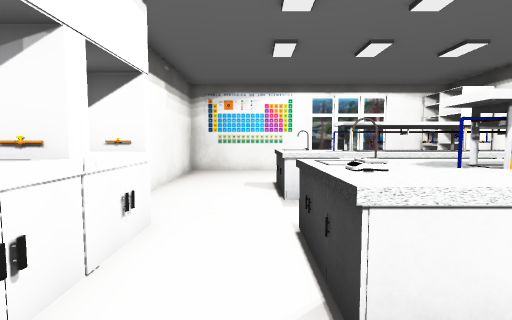
view 1 (above)

14 first-person views from a walk through a scene from a Unity 3-D project. The camera is 1.4 m above the floor, tilts 4° down and sees 85° across. Doors are open. The floor is counted in squares, 1 m on a side. Each view is taken from the middle of a square. On the plan, view 1 faces up. The plan holds only what a view shows up to about 14 squares ahead; the rest is blank. The place goes on beyond the plan. The player is left out. Some surface patterns are stand-ins.

view 2
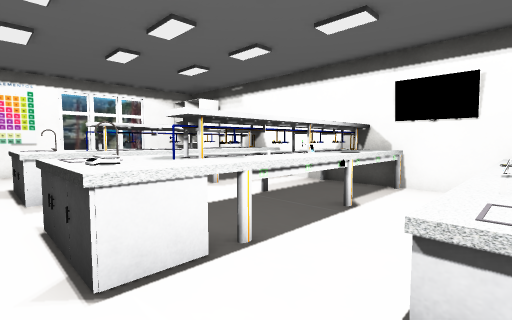

view 3
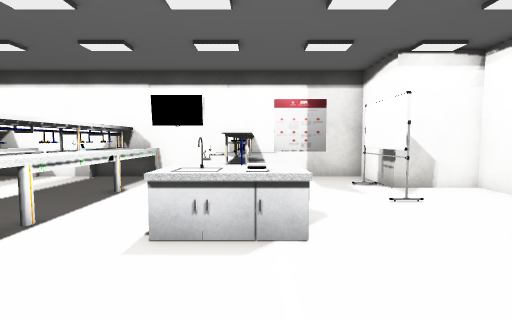

view 4
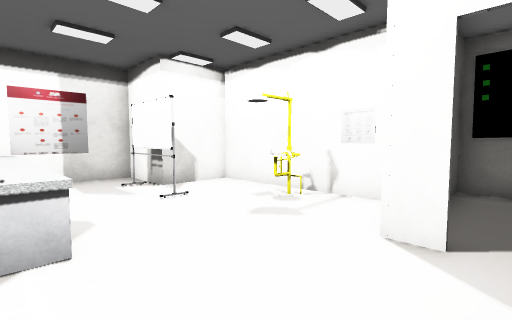

view 5
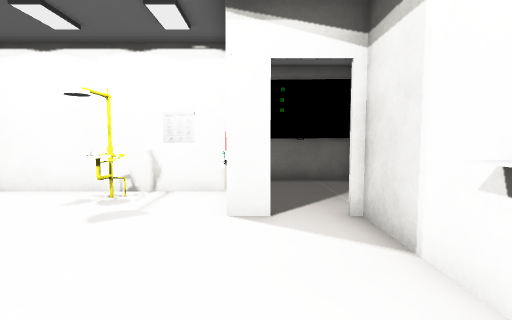

view 6
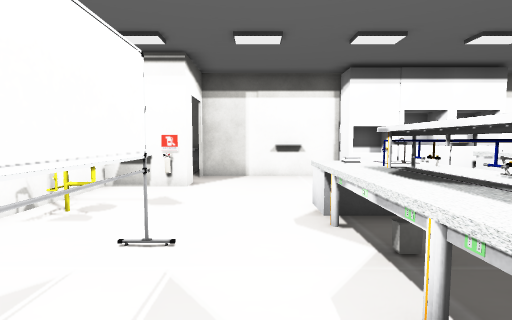

view 7
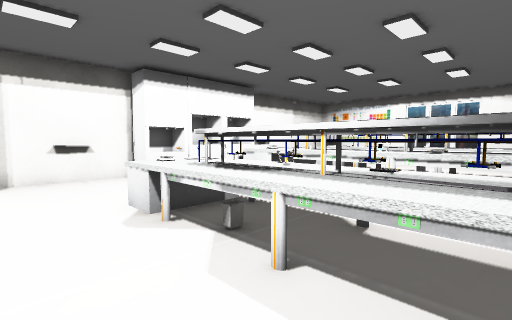

view 8
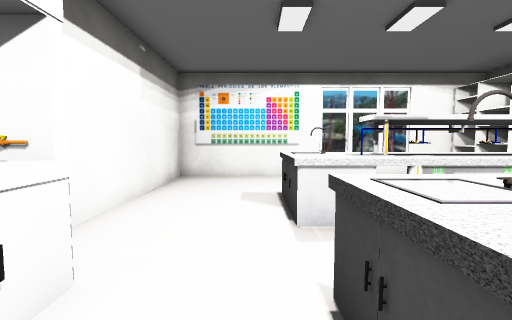

view 9
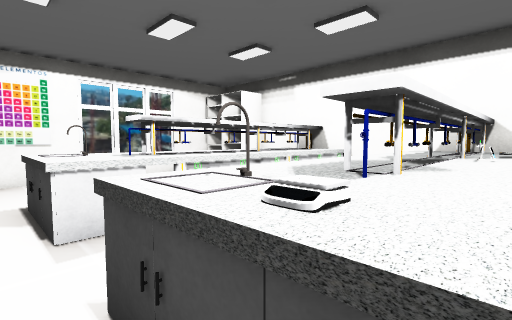

view 10
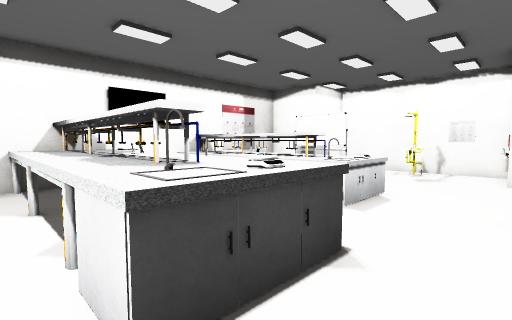

view 11
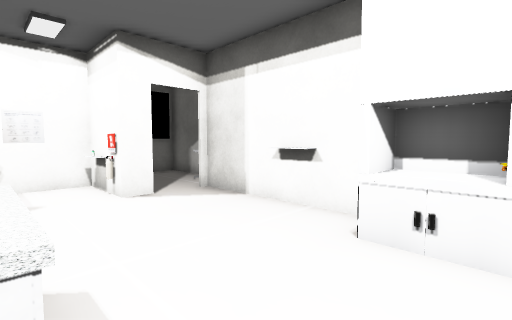

view 12
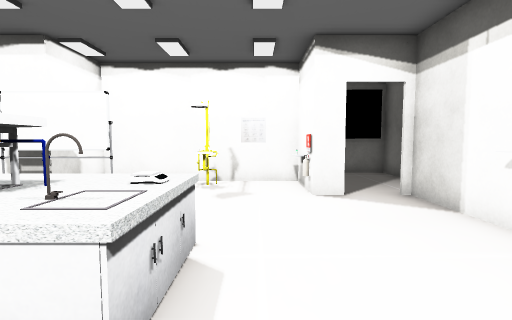

view 13
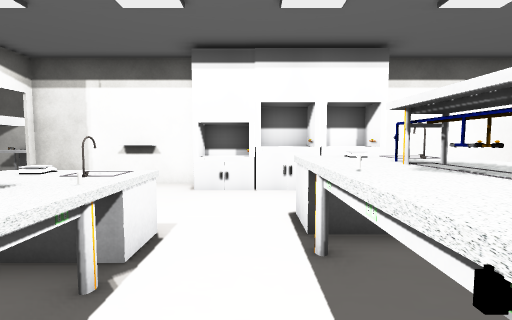

view 14
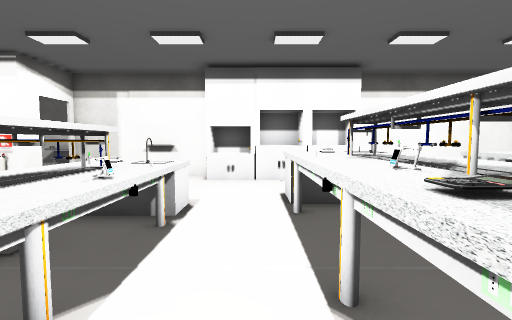

### Floor plan
Key: @ floor where view 1 was taken; # wall or solid block; . floor; D open door; = window, fence, low wall or low ledge; ^ raised ledge; O other object.
Columns run from 5 left of view 1 to 9 right of it. Each row starts with its distance up from view 1.
 13   ######===####
 12   #....    ..O#
 11   #....   ...O#
 10   #....  .....#
  9   #...^^^^^^^^#
  8   #...^^^^^^^^#
  7   #...^^^^^^^^^
  6   #...........#
  5   #...........#
  4   #O..^^^^^^^^^
  3   #O..O^^^^^^^#
  2   #O..^^^^^OO^^
  1   #O..........#
  0   #O.@........#
 -1   #O...OOO OOO#
 -2   #....OOOOOOO#
 -3   #....OOOOOOO#
 -4   #...........#
 -5   #.......O...#
 -6   #D##.....####
 -7 #O..#O.OO..#
 -8 #O...O.O...#
 -9 #....#######
-10 #....#
-11 ######

Positions as (right, up) in squares from view 1, and headings:
1: (0, 0), facing up
2: (0, -1), facing up-right
3: (-2, -2), facing right
4: (-2, -2), facing down-right
5: (-1, -1), facing down
6: (8, -4), facing left
7: (8, -5), facing up-left
8: (0, 2), facing up
9: (0, 2), facing up-right
10: (-1, 5), facing down-right
11: (2, 1), facing down-left
12: (1, 1), facing down
13: (6, 1), facing left
14: (8, 1), facing left
